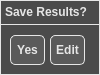
     <widget class="QFrame" name="SaveRegistrationControlFrame">
      <property name="geometry">
       <rect>
        <x>255</x>
        <y>605</y>
        <width>100</width>
        <height>75</height>
       </rect>
      </property>
      <property name="styleSheet">
       <string notr="true">QFrame { 
	background-color: #4b4b4b;
	border: 1px solid #e6e6e6; /* Border  */
}</string>
      </property>
      <property name="frameShape">
       <enum>QFrame::StyledPanel</enum>
      </property>
      <property name="frameShadow">
       <enum>QFrame::Raised</enum>
      </property>
      <widget class="QTextEdit" name="SaveRegistrationHeaderText">
       <property name="geometry">
        <rect>
         <x>0</x>
         <y>0</y>
         <width>100</width>
         <height>25</height>
        </rect>
       </property>
       <property name="font">
        <font>
         <pointsize>10</pointsize>
         <weight>75</weight>
         <bold>true</bold>
        </font>
       </property>
       <property name="styleSheet">
        <string notr="true">QTextEdit { 
	background-color: #4b4b4b;
	color: #e6e6e6; /* Text color */
	border: 1px solid #e6e6e6; /* Border  */
}</string>
       </property>
       <property name="verticalScrollBarPolicy">
        <enum>Qt::ScrollBarAlwaysOff</enum>
       </property>
       <property name="horizontalScrollBarPolicy">
        <enum>Qt::ScrollBarAlwaysOff</enum>
       </property>
       <property name="readOnly">
        <bool>true</bool>
       </property>
       <property name="html">
        <string>&lt;!DOCTYPE HTML PUBLIC &quot;-//W3C//DTD HTML 4.0//EN&quot; &quot;http://www.w3.org/TR/REC-html40/strict.dtd&quot;&gt;
&lt;html&gt;&lt;head&gt;&lt;meta name=&quot;qrichtext&quot; content=&quot;1&quot; /&gt;&lt;style type=&quot;text/css&quot;&gt;
p, li { white-space: pre-wrap; }
&lt;/style&gt;&lt;/head&gt;&lt;body style=&quot; font-family:'MS Shell Dlg 2'; font-size:10pt; font-weight:600; font-style:normal;&quot;&gt;
&lt;p style=&quot; margin-top:0px; margin-bottom:0px; margin-left:0px; margin-right:0px; -qt-block-indent:0; text-indent:0px;&quot;&gt;&lt;span style=&quot; font-size:9pt;&quot;&gt;Save Results?&lt;/span&gt;&lt;/p&gt;&lt;/body&gt;&lt;/html&gt;</string>
       </property>
      </widget>
      <widget class="QPushButton" name="SaveRegistrationResultsButton_O">
       <property name="geometry">
        <rect>
         <x>10</x>
         <y>35</y>
         <width>35</width>
         <height>30</height>
        </rect>
       </property>
       <property name="font">
        <font>
         <pointsize>9</pointsize>
         <weight>75</weight>
         <bold>true</bold>
        </font>
       </property>
       <property name="styleSheet">
        <string notr="true">QPushButton {
    background-color: #5a5a5a;
    color: #e6e6e6; /* Text color */
    border: 1px solid #e6e6e6; /* Border  */
    border-radius: 5px; /* Optional: Rounded corners */
    padding: 5px; /* Optional: Padding around text */
}

QPushButton:hover {
    background-color: #666f75; /* Grey-blue when hovered */
}

QPushButton:pressed {
    background-color: #7b8e9c; /* More blue when pressed */
}</string>
       </property>
       <property name="text">
        <string>Yes</string>
       </property>
      </widget>
      <widget class="QPushButton" name="ReturnToFiducialsTab_O">
       <property name="geometry">
        <rect>
         <x>50</x>
         <y>35</y>
         <width>35</width>
         <height>30</height>
        </rect>
       </property>
       <property name="font">
        <font>
         <pointsize>9</pointsize>
         <weight>75</weight>
         <bold>true</bold>
        </font>
       </property>
       <property name="styleSheet">
        <string notr="true">QPushButton {
    background-color: #5a5a5a;
    color: #e6e6e6; /* Text color */
    border: 1px solid #e6e6e6; /* Border  */
    border-radius: 5px; /* Optional: Rounded corners */
    padding: 5px; /* Optional: Padding around text */
}

QPushButton:hover {
    background-color: #666f75; /* Grey-blue when hovered */
}

QPushButton:pressed {
    background-color: #7b8e9c; /* More blue when pressed */
}</string>
       </property>
       <property name="text">
        <string>Edit</string>
       </property>
      </widget>
     </widget>
